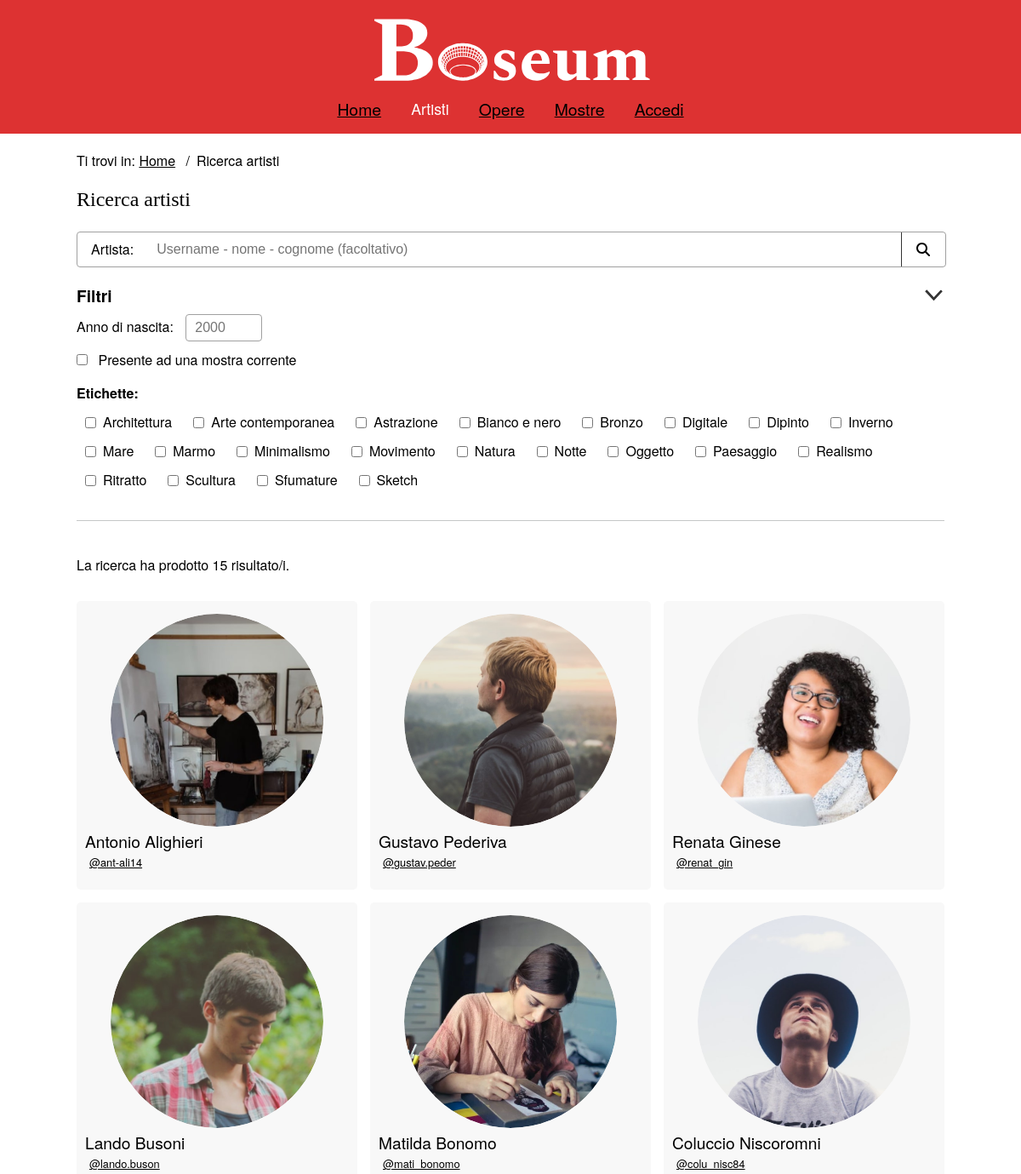
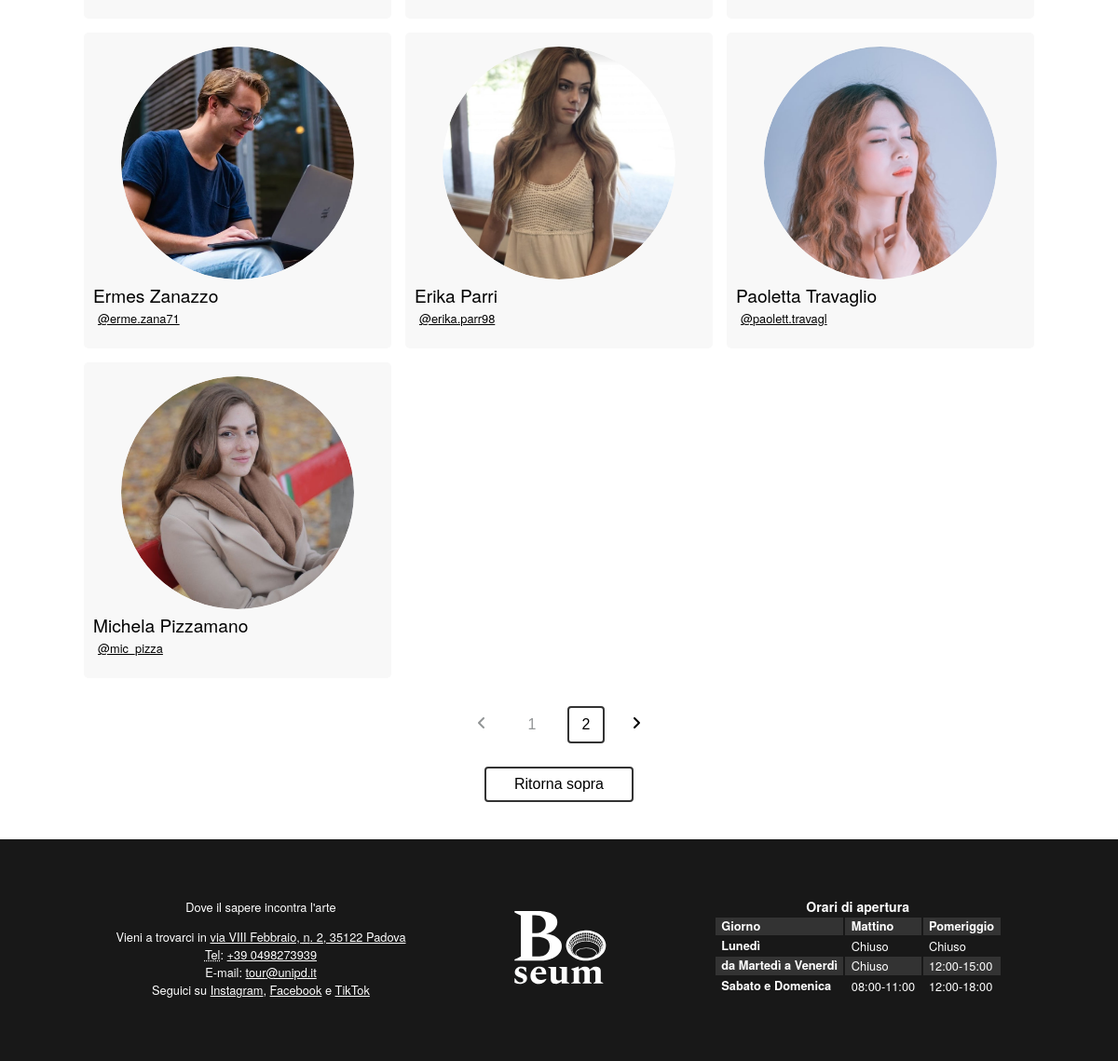
Screenshot of /php/artisti.php with the database file from the repository (2 pictures, top to bottom).
### tables this page shows
CREATE TABLE Labels (
    label VARCHAR(20) PRIMARY KEY NOT NULL
);

CREATE TABLE Users (
    id INT PRIMARY KEY NOT NULL AUTO_INCREMENT,
    username VARCHAR(30) NOT NULL UNIQUE,
    password VARCHAR(255) NOT NULL,
    name VARCHAR(30) NOT NULL,
    lastname VARCHAR(30) NOT NULL,
    is_admin BOOLEAN NOT NULL,
    image VARCHAR(100) UNIQUE,
    birth_date DATE,
    birth_place VARCHAR(30),
    biography VARCHAR(1000),
    experience VARCHAR(1000)
);

### php/DBAccess.php (called while the page is built, shortened)
<?php
class DBAccess{
    private $connection;
    public function openDBConnection(){
        try {
            $this -> connection = mysqli_connect(
                self::HOST_DB,
                self::USERNAME,
                self::PASSWORD,
                self::DATABASE_NAME
            );
        } catch (\Exception $e) {
            return false;
        }
        return true;
    }
    public function getLabels(){
        $query = "SELECT * FROM Labels";
        $queryResult = mysqli_query($this->connection, $query) or DBAccess::errorDB(true);
        if (mysqli_num_rows($queryResult) != 0){
            $result=array();
            while($row = mysqli_fetch_array($queryResult, MYSQLI_ASSOC)){
                $result[]=$row;
            }
            return $result;
        }
        else return null;
    }
    public function getArtistQuery($text = "", $time = "", $isPresentInArtshow = False, $labels = array()){
        $time_filter = "";
        $labels_filter = "";
        $present_in_artshow_filter = "";
        $query = "SELECT DISTINCT U1.id, U1.username, U1.name, U1.lastname, U1.image
                    FROM Users AS U1
                    JOIN (
                        SELECT DISTINCT Users.id
                        FROM (Users JOIN Artworks ON Users.id = Artworks.id_artist) JOIN ArtworkLabels ON Artworks.id = ArtworkLabels.id_artwork
                        WHERE (Users.username LIKE '%$text%' OR Users.name LIKE '%$text%' OR Users.lastname LIKE '%$text%')
                            AND NOT Users.is_admin
                            $time_filter
                            $labels_filter
                        ) AS QR ON U1.id = QR.id
                    $present_in_artshow_filter";
        $queryResult = mysqli_query($this->connection, $query) or DBAccess::errorDB(true);
        if (mysqli_num_rows($queryResult) != 0){
            $result=array();
            while($row = mysqli_fetch_array($queryResult, MYSQLI_ASSOC)){
                $result[]=$row;
            }
            return $result;
        }
        else return null;
    }
}
?>

### php/artisti.php (the view, shortened to what this page needs)
<?php
require_once 'DBAccess.php';
require_once 'utils.php';
$isLoggedIn = isset($_SESSION['logged_id']);
$loginOrProfileTitle = $isLoggedIn ?
    "<a href=\"artista.php?id=".$_SESSION['logged_id']."\"><span lang=\"en\">Account</span></a>" :
    "<a href=\"login.php\">Accedi</a>";
$connection=new DB\DBAccess();
$titleSearch = isset($_GET["title"]) ? $_GET["title"] : "";
$dateSearch = isset($_GET["date"]) ? $_GET["date"] : "";
$artshowSearch = isset($_GET["artshow"]) ? $_GET["artshow"] : "";
$labelSearch = array();
$labels = $connection->getLabels();
$labelsContainer = '';
if($labels && sizeof($labels) > 0){
    $labelsContainer = "<ul id=\"labels_list\">";
    foreach($labels as $label){
        $labelName = str_replace(" ", "", strtolower($label['label']));
        $labelChecked = isset($_GET[$labelName]) ? "checked" : "";
        $labelsContainer .= "
        <li>
            <input
                type=\"checkbox\"
                class=\"label_checkbox\"
                id=\"".$labelName."\"
                value=\"".$label['label']."\"
                name=\"".$labelName."\"
                ".$labelChecked.">
            <label for=\"".$labelName."\">".ucfirst($label['label'])."</label>
        </li>";
    }
    $labelsContainer .= "</ul>";
}
$artists = $connection->getArtistQuery($titleSearch, $dateSearch, $artshowSearch, $labelSearch);
$artshowChecked = $artshowSearch == "on"? "checked" : "";
$artistContainer = "";
if($artists and sizeof($artists) > 0){
    $artistContainer = "<div class=\"artist_results_section\" id=\"paginated_section\">";
    foreach($artists as $artist){
        $id = $artist['id'];
        $username = $artist['username'];
        $name = $artist['name'];
        $lastname = $artist['lastname'];
        $image = $artist['image'];
        $artistContainer .= "
            <div class=\"gallery_item\">
                <div class=\"artist_gallery_item\">
                    <div class=\"artist_gallery_item_image\">
                        <a
                            href=\"artista.php?id=".$id."\">
                            <img src=\"".$image."\" alt=\"".$name." ".$lastname."\">
                        </a>
                    </div>
                    <div class=\"artist_gallery_item_info\">
                        <div class=\"artist_gallery_item_title\">
                            <p title=\"".$name." ".$lastname."\">".$name." ".$lastname."</p>
                        </div>
                        <div class=\"artist_mini_preview_info\">
                            <a
                            aria-hidden=\"true\"
                            tabindex=\"-1\"
                            href=\"artista.php?id=".$id."\">".$username."</a>
                        </div>
                    </div>
                </div>
            </div>";
    }
    $artistContainer .= "</div>".addPaginator();
}
$artisti = file_get_contents("../templates/artisti.html");
$artisti = str_replace("{{login_or_profile_title}}", $loginOrProfileTitle, $artisti);
$artisti = str_replace("{{title}}", $titleSearch, $artisti);
$artisti = str_replace("{{date}}", $dateSearch, $artisti);
$artisti = str_replace("{{artshowChecked}}", $artshowChecked, $artisti);
$artisti = str_replace("{{labels}}", $labelsContainer, $artisti);
$artisti = str_replace("{{count}}", $artists ? sizeof($artists) : 0, $artisti);
$artisti = str_replace("{{results}}", $artistContainer, $artisti);
echo($artisti);
?>

### php/utils.php (shortened to what this page needs)
<?php
function addPaginator(){
    return "
        <div>
            <div class=\"pagination\">
                <button
                    id=\"prev_pag_button\"
                    aria-label=\"Pagina precedente\"
                    class=\"pagination_controls\"
                    disabled>
                    <svg
                        xmlns=\"http://www.w3.org/2000/svg\"
                        height=\"1em\"
                        width=\"1em\"
                        viewBox=\"0 0 320 512\">
                        <path
                            fill=\"currentColor\"
                            d=\"M41.4 233.4c-12.5 12.5-12.5 32.8 0 45.3l160 160c12.5 12.5 32.8 12.5 45.3 0s12.5-32.8 0-45.3L109.3 256 246.6 118.6c12.5-12.5 12.5-32.8 0-45.3s-32.8-12.5-45.3 0l-160 160z\" />
                    </svg>
                </button>
                <div id=\"pagination_numbers\"></div>
                <button
                    id=\"next_pag_button\"
                    aria-label=\"Prossima pagina\"
                    class=\"pagination_controls\"
                    disabled>
                    <svg
                        xmlns=\"http://www.w3.org/2000/svg\"
                        height=\"1em\"
                        width=\"1em\"
                        viewBox=\"0 0 320 512\">
                        <path
                            fill=\"currentColor\"
                            d=\"M278.6 233.4c12.5 12.5 12.5 32.8 0 45.3l-160 160c-12.5 12.5-32.8 12.5-45.3 0s-12.5-32.8 0-45.3L210.7 256 73.4 118.6c-12.5-12.5-12.5-32.8 0-45.3s32.8-12.5 45.3 0l160 160z\" />
                    </svg>
                </button>
            </div>
            <div class=\"return_top_button\">
                <button id=\"back_to_top\" class=\"button_reverse\">
                    Ritorna sopra
                </button>
            </div>
        </div>
    ";
}
?>

### assets/CSS/mini.css (style rules this page uses)
header { display: flex; align-items: center; justify-content: space-between; }
header h1 { background-image: url("../images/logomini.png"); font-size: 3em; }
#menu { width: max-content; color: white; transition: transform 0.5s ease; z-index: 3; }
#menu nav { position: fixed; right: 0; top: 0; width: 100%; padding: 5em 0 3em 0; background: var(--headerBgColor); transform: translateY(-100%); transition: transform 0.5s ease; }
#menu nav ul { flex-direction: column; align-items: center; margin: auto; }
#menu nav ul li { padding-bottom: 15px; }
#menu nav a { visibility: hidden; }
footer { flex-wrap: wrap-reverse; }
footer div { padding: 2em 1em; }
.gallery_item { margin-top: 2em; max-width: unset; }
.filters_labels { width: 100%; }

### assets/CSS/print.css (style rules this page uses)
html { padding: 0.5cm; }
#menu { display: none; }
.breadcrumb, .breadcrumb li { display: inline; list-style: none; }
.breadcrumb li:after { content: "/"; padding: 1em; }
footer { margin-top: 2cm; }
#infofoot { border: 1px solid black; border-radius: 10px; text-align: center; font-size: 0.8em; }
#listinfofoot { list-style: none; }
#logofoot { display: none; }
#orariofoot { display: none; }
.return_top_button { display: none; }
.pagination_controls { display: none; }
#labels_list { list-style: none; }
.filters_labels ul { display: flex; flex-wrap: wrap; grid-column-gap: 25px; grid-row-gap: 10px; }
.filters_labels ul li { align-items: center; display: flex; position: relative; white-space: nowrap; }
.artist_gallery_item { padding: 0.5cm 0 0.5cm; display: flex; flex-direction: row; }
.artist_gallery_item_info { padding: 1cm; }
.artist_gallery_item_image img { width: auto; height: 4cm; }
.gallery_item { padding: 0.5cm 0 0.5cm; display: flex; flex-direction: row; }
.button_reverse { display: none; }
.artist_mini_preview a, .artist_mini_preview_info { display: inline-block; }

### rows the page displays
labels: label "Architettura"
labels: label "Arte contemporanea"
labels: label "Astrazione"
labels: label "Bianco e nero"
labels: label "Bronzo"
labels: label "Digitale"
labels: label "Dipinto"
labels: label "Inverno"
labels: label "Mare"
labels: label "Marmo"
labels: label "Minimalismo"
labels: label "Movimento"
labels: label "Natura"
labels: label "Notte"
labels: label "Oggetto"
labels: label "Paesaggio"
labels: label "Realismo"
labels: label "Ritratto"
labels: label "Scultura"
labels: label "Sfumature"
labels: label "Sketch"
users: image (picture), name "Antonio", lastname "Alighieri", username "ant-ali14"
users: image (picture), name "Gustavo", lastname "Pederiva", username "gustav.peder"
users: image (picture), name "Renata", lastname "Ginese", username "renat_gin"
users: image (picture), name "Lando", lastname "Busoni", username "lando.buson"
users: image (picture), name "Matilda", lastname "Bonomo", username "mati_bonomo"
users: image (picture), name "Coluccio", lastname "Niscoromni", username "colu_nisc84"
users: image (picture), name "Ermes", lastname "Zanazzo", username "erme.zana71"
users: image (picture), name "Erika", lastname "Parri", username "erika.parr98"
users: image (picture), name "Paoletta", lastname "Travaglio", username "paolett.travagl"
users: image (picture), name "Michela", lastname "Pizzamano", username "mic_pizza"
